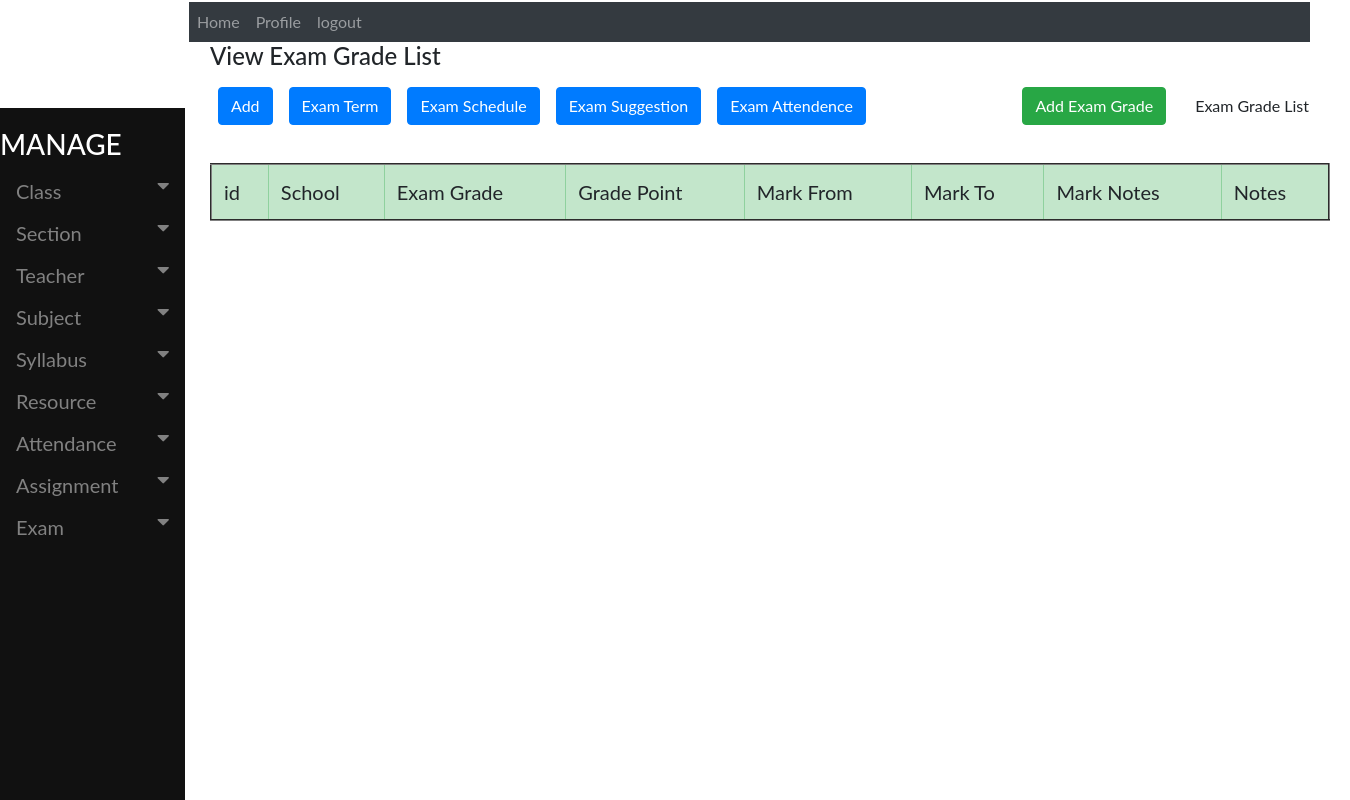
Before: /accounts/viewexamgrade with the older database file.
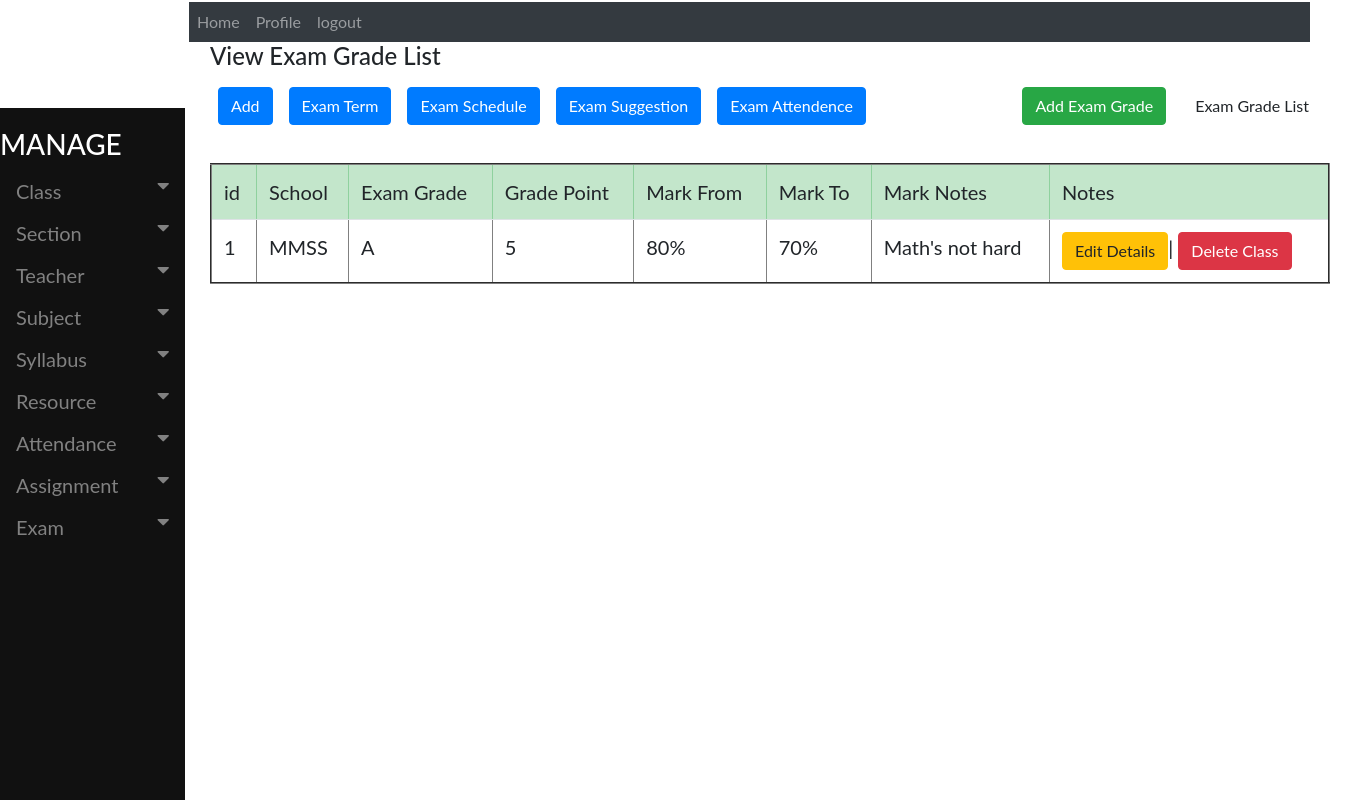
After: the same page with the newer database file.
### accounts/models.py (models this page shows, shortened)
class ExamGrade(models.Model):
    School = models.CharField(max_length=130)
    ExamGrade =  models.CharField(max_length=130)
    GradePoint = models.CharField(max_length=130)
    MarkFrom = models.CharField(max_length=130)
    MarkTo = models.CharField(max_length=130)
    Notes =  models.TextField(max_length=200, blank=True)

### accounts/views.py (the view)
def viewexamgrade(request):
    all_info = ExamGrade.objects.all()
    context={'all_info':all_info}
    return render(request, 'accounts/viewexamgrade.html', context)

### accounts/templates/accounts/viewexamgrade.html
{% extends 'base.html' %}
{% block body %}
<div class="container" style="margin-left: 200px;font-size: 20px; padding: 0px 10px;">
<h4>View Exam Grade List</h4>
<nav class="nav navbar-expand" style="float:right">
<ul class="navbar-nav mr-auto">
<li class="nav-item">
<a class="nav-link" href="{% url 'addexamgrade' %}"><button class="btn btn-success">Add Exam Grade</button></a>
</li>
<li class="nav-item">
  <a class="nav-link" href="#"><button class="btn btn-default">Exam Grade List</button></a>
</li>
</ul>
</nav>
<nav class="nav navbar-expand">
  <ul class="navbar-nav mr-auto">
    <li class="nav-item">
    <a class="nav-link" href="{% url 'addexamgrade' %}"><button class="btn btn-primary">Add</button></a>
    </li>
    <li class="nav-item">
    <a class="nav-link" href="#"><button class="btn btn-primary">Exam Term</button></a>
    </li>
    <li class="nav-item">
    <a class="nav-link" href="#"><button class="btn btn-primary">Exam Schedule</button></a>
    </li>
    <li class="nav-item">
    <a class="nav-link" href="#"><button class="btn btn-primary">Exam Suggestion</button></a>
    </li>
    <li class="nav-item">
    <a class="nav-link" href="#"><button class="btn btn-primary">Exam Attendence</button></a>
    </li>
  </ul>
</nav>
<br>
<table class="table table-hover" border="2">
   <thead class="table-success">
    <tr>
         <td>id</td>
         <td>School</td>
         <td>Exam Grade</td>
         <td>Grade Point</td>
         <td>Mark From</td>
         <td>Mark To</td>
         <td>Mark Notes</td>
         <td>Notes</td>
     </tr>
   </thead>
   <tbody>
     {% if all_info %}
     {% for item in all_info %}
     <tr>
       <td>{{ item.id}}</td>
       <td>{{ item.School}}</td>
       <td>{{ item.ExamGrade}}</td>
       <td>{{ item.GradePoint}}</td>
       <td>{{ item.MarkFrom}}</td>
       <td>{{ item.MarkTo}}</td>
       <td>{{ item.Notes}}</td>
       <td><a href="{% url 'editexamgrade' pk=item.id  %}" >
         <button class="btn btn-warning">Edit Details</button></a>|
         <a href="{% url 'deleteexamgrade' pk=item.id %}" >
           <button class="btn btn-danger">Delete Class</button></a>
       </td>
        {% endfor %}
     </tr>
     {% endif %}
   </tbody>
</table>
</div>
{% endblock %}

Changed rows visible on the page:
added ExamGrade: id "1", School "MMSS", ExamGrade "A", GradePoint "5", MarkFrom "80%", MarkTo "70%", Notes "Math's not hard"
